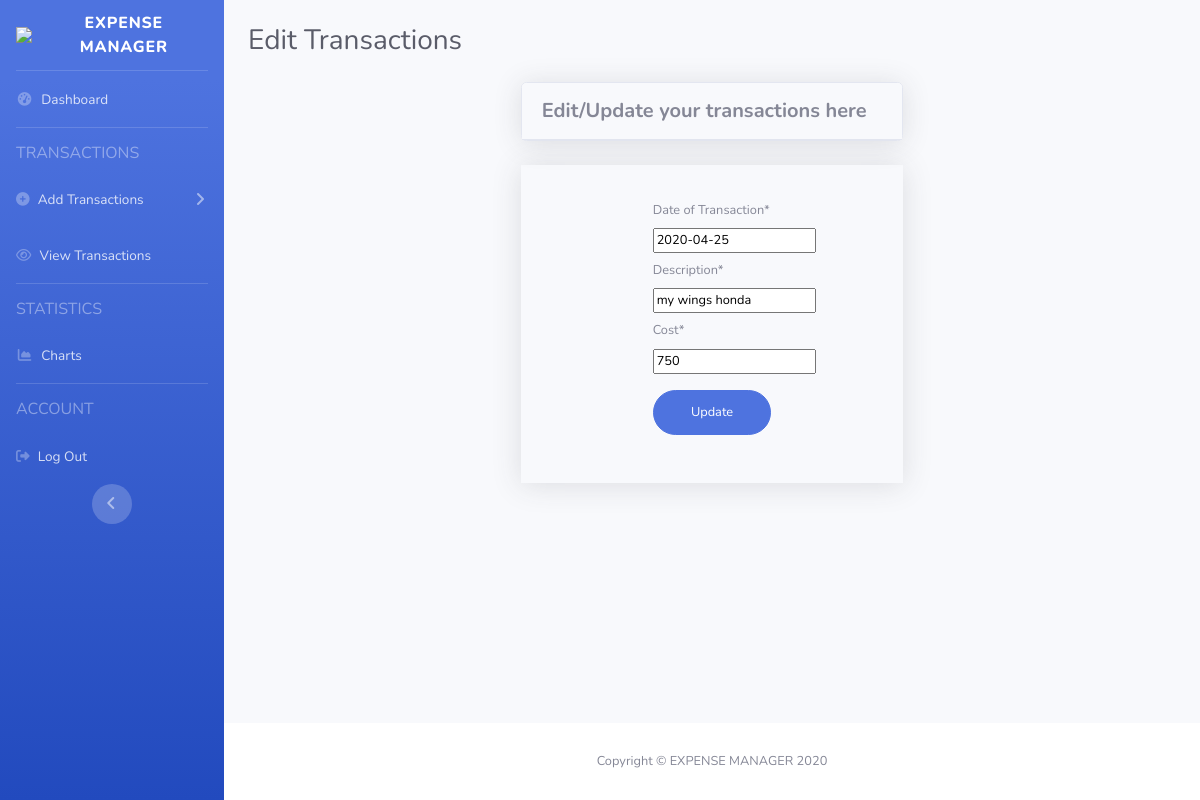
Page /myapp/transaction/142/update (signed in) on the committed database.
### myapp/models.py (models this page shows, shortened)
class Transaction(models.Model):
    user = models.ForeignKey(User, on_delete=models.CASCADE, null=True)
    date = models.DateField('Date of Transaction')
    description = models.CharField(max_length=100)
    cost = models.IntegerField(default=0)
    categories = [
        ('Automobile', 'Automobile'),
        ('Bank Transfer', 'Bank Transfer'),
        ('Cash Withdrawal', 'Cash Withdrawal'),
        ('Education', 'Education'),
        ('Entertainment', 'Entertainment'),
        ('Fine', 'Fine'),
        ('Food', 'Food'),
        ('Health Care', 'Health Care'),
        ('Other', 'Other'),
        ('Paytm', 'Paytm'),
        ('Recharge', 'Recharge'),
        ('Shopping', 'Shopping'),
        ('Travel', 'Travel'),
        ('UPI', 'UPI')
    ]
    category = models.CharField(
        max_length=30,
        choices=categories
    )

### myapp/views.py (the view)
# urls.py: path('transaction/<int:pk>/update', TransactionUpdateView.as_view(), name='transaction-update'),
class TransactionUpdateView(UserPassesTestMixin, UpdateView):
    model = Transaction
    fields = ['date', 'description', 'cost']
    success_url = '/myapp/transactions'
    def test_func(self):
        transaction = self.get_object()
        if self.request.user == transaction.user:
            return True
        return False

### templates/myapp/transaction_form.html (shortened to what this page needs)
{% load crispy_forms_tags %}
{% load static %}
<!DOCTYPE html>
<html lang="en">
<head>
    <link href="{% static 'imp/vendor/fontawesome-free/css/all.min.css' %}" rel="stylesheet" type="text/css">
    {% if user.is_authenticated %}
    <link href="{% static 'imp/css/sb-admin-2.min.css' %}" rel="stylesheet">
</head>
<body id="page-top">
<div id="wrapper">
    <ul class="navbar-nav bg-gradient-primary sidebar sidebar-dark accordion" id="accordionSidebar">
        <a class="sidebar-brand d-flex align-items-center justify-content-center" href="/myapp/">
            <img src="{% static 'images/icons/icon.ico' %}" width="50">
            <div class="sidebar-brand-text mr-3">Expense Manager</div>
        </a>
        <hr class="sidebar-divider my-0">
        <li class="nav-item">
            <a class="nav-link" href="/myapp/dashboard">
                <i class="fas fa-fw fa-tachometer-alt"></i>
                <span>Dashboard</span></a>
        </li>
        <hr class="sidebar-divider">
        <div class="sidebar-heading">
            <h6>Transactions</h6>
        </div>
        <li class="nav-item">
            <a aria-controls="collapseTwo" aria-expanded="true" class="nav-link collapsed" data-target="#collapseTwo"
               data-toggle="collapse" href="#">
                <i class="fas fa-plus-circle"></i>
                <span>Add Transactions</span>
            </a>
        </li>
        <li class="nav-item">
            <a class="nav-link" href="/myapp/transactions">
                <i class="fa fa-eye"></i>
                <span>View Transactions</span></a>
        </li>
        <hr class="sidebar-divider">
        <div class="sidebar-heading">
            <h6>STATISTICS</h6>
        </div>
        <li class="nav-item">
            <a class="nav-link" href="/myapp/charts">
                <i class="fas fa-fw fa-chart-area"></i>
                <span>Charts</span></a>
        </li>
        <hr class="sidebar-divider d-none d-md-block">
        <div class="sidebar-heading">
            <h6>ACCOUNT</h6>
        </div>
        <li class="nav-item">
            <a class="nav-link" href="/myapp/logout">
                <i aria-hidden="true" class="fa fa-sign-out"></i>
                <span>Log Out</span></a>
        </li>
        <div class="text-center d-none d-md-inline">
            <button class="rounded-circle border-0" id="sidebarToggle"></button>
        </div>
    </ul>
    <div class="d-flex flex-column" id="content-wrapper">
        <div id="content">
            <div class="container-fluid">
                <div class="d-sm-flex align-items-center justify-content-between my-4">
                    <h1 class="h3 mb-0 text-gray-800">Edit Transactions</h1>
                </div>
            </div>
            <div class="mx-auto">
                <div class="col-xl-5 col-lg-5 mx-auto">
                    <div class="card shadow mb-4">
                        <div class="card-header py-3 d-flex flex-row align-items-center justify-content-between">
                            <h5 class="m-0 font-weight-bold justify-content-center">
                                Edit/Update your transactions here
                            </h5>
                        </div>
                    </div>
                </div>
                <div class="col-xl-5 col-lg-5 mx-auto">
                    <div class="card-body shadow">
                        <form class="user mx-5 px-5" method='post'>
                            <div class="form-group btn-user">
                                <div class="py-1">
                                    {{ form.date|as_crispy_field }}
                                </div>
                                <div class="py-1">
                                    {{ form.description|as_crispy_field }}
                                </div>
                                <div class="pt-1 pb-3">
                                    {{ form.cost|as_crispy_field }}
                                </div>
                                <div>
                                    <button class="btn btn-primary btn-user btn-block" type="submit">
                                        Update
                                    </button>
                                </div>
                            </div>
                        </form>
                    </div>
                </div>
            </div>
        </div>
        <footer class="sticky-footer bg-white mt-4">
            <div class="container my-auto">
                <div class="copyright text-center my-auto">
                    <span>Copyright &copy; EXPENSE MANAGER 2020</span>
                </div>
            </div>
        </footer>
    </div>
</div>
{% else %}
<h1>You are not signed in!</h1>
<h2>Kindly sign in, You will be redirected in 5 seconds</h2>
<meta content="5; url = '/myapp/login' " http-equiv="refresh">
{% endif %}
</body>
</html>

### templates/myapp/transaction_form.html (style rules this page uses)
input[type=number] { -moz-appearance: textfield; }

### rows in the picture
Transaction: date "2020-04-25", description "my wings honda", cost "750"
